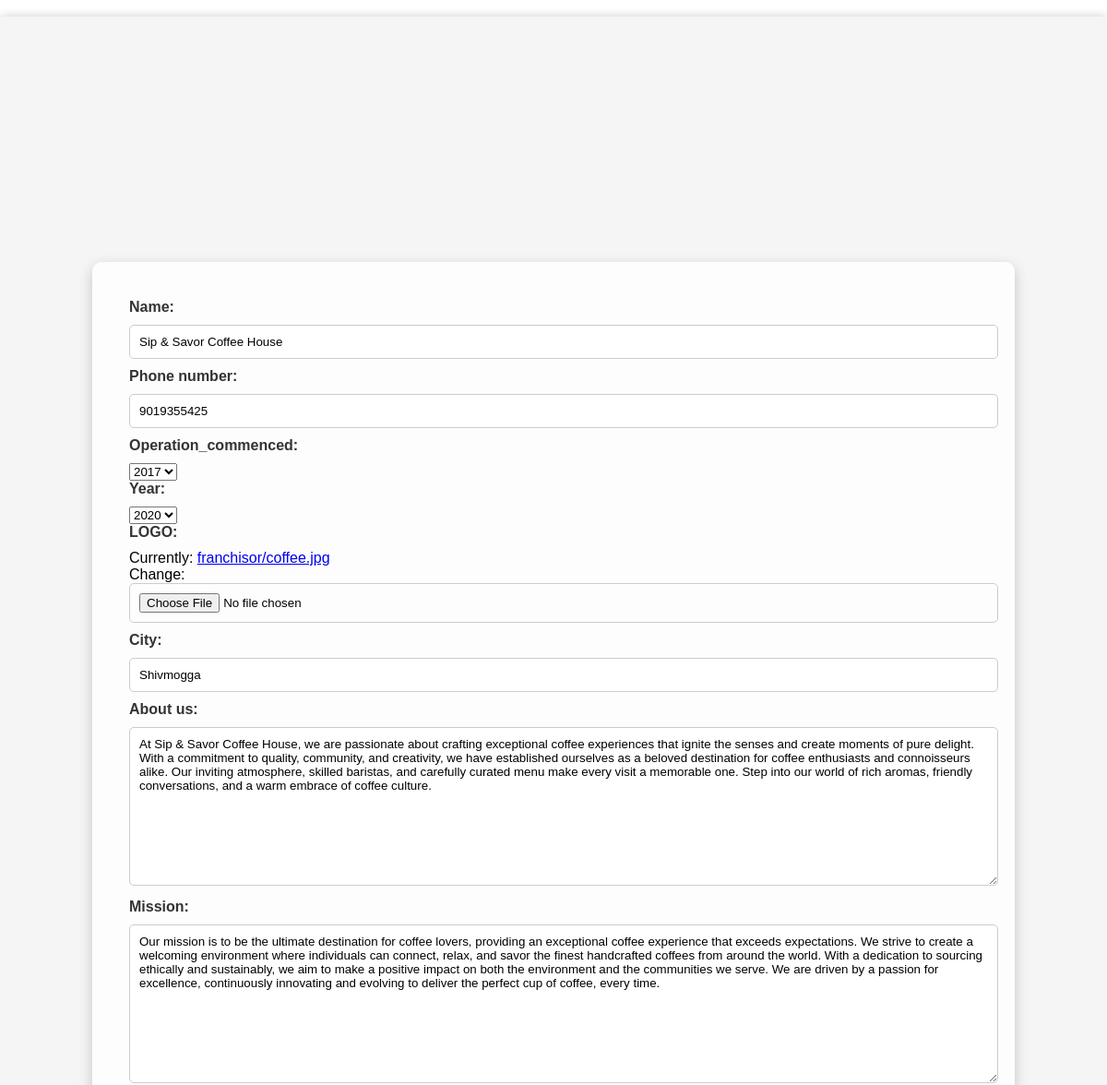
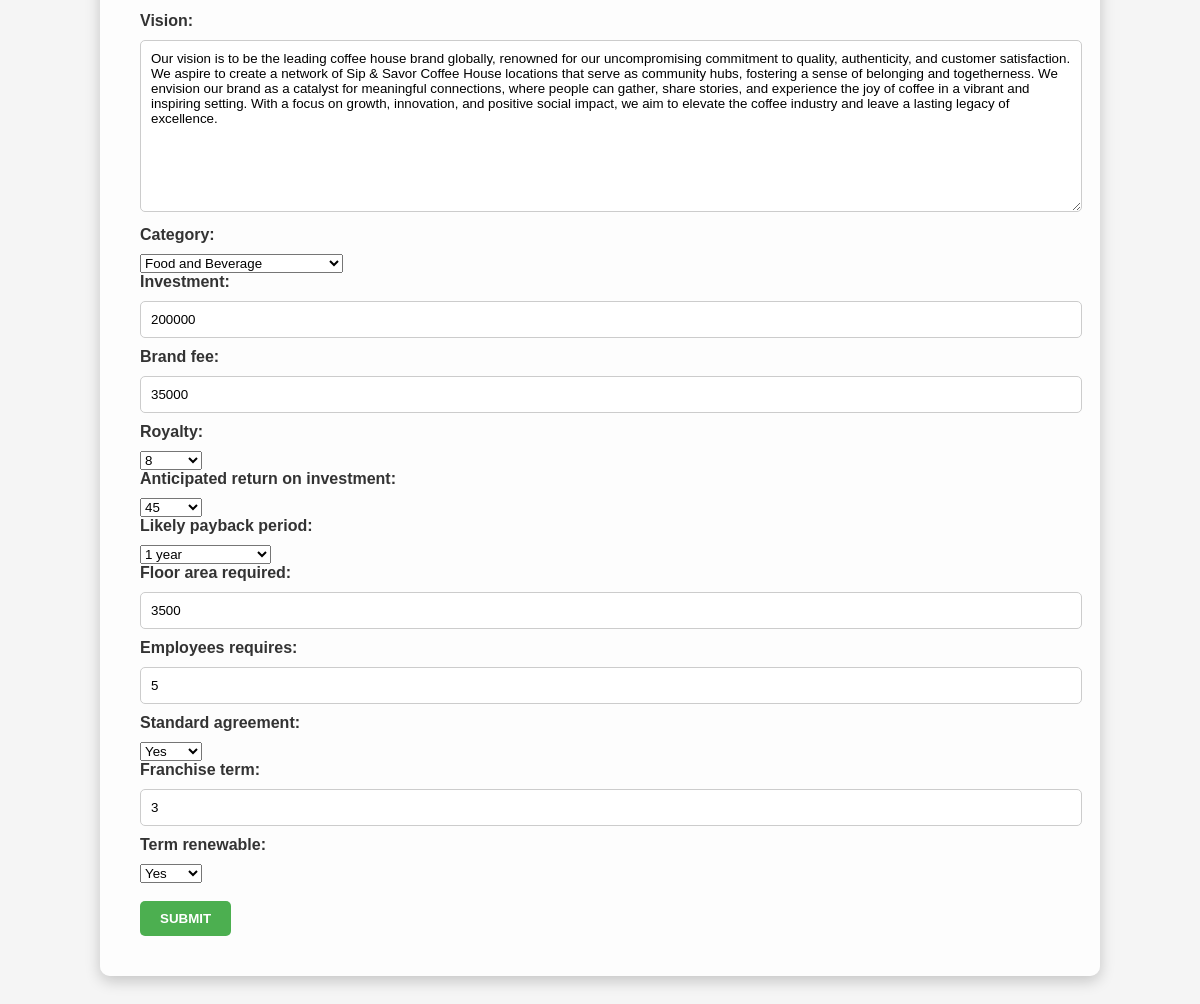
The page /profile/edit/35/ (signed in) on the database its author committed (2 pictures, top to bottom).
### franchisor/models.py (models this page shows, shortened)
class fProfile(models.Model):
    YEAR_CHOICES = [(r,r) for r in range(1960, datetime.date.today().year+1)]
    user = models.OneToOneField(User,primary_key=True,verbose_name='user',related_name='profile',on_delete=models.CASCADE)
    name = models.CharField(max_length=100)
    phone_number = models.CharField(max_length=10,null=True)
    operation_commenced = models.IntegerField(('operation_commenced'), choices=YEAR_CHOICES, default=datetime.datetime.now().year,null=True)
    franchise_commenced=models.IntegerField(('year'), choices=YEAR_CHOICES, default=datetime.datetime.now().year,null=True)
    LOGO=models.ImageField(upload_to='franchisor',null=True,default='franchisor/baymax.jpg')
    city=models.CharField(max_length=30)
    about_us=models.TextField(null=True)
    mission=models.TextField(null=True)
    vision=models.TextField(null=True)
    PERCENTAGE_CHOICES=[(r,r) for r in range(1,100)]
    CATEGORY_CHOICES=(('Automotive','Automotive'),('Beauty&Health','Beauty&Health'),('Dealers & Distributers','Dealers & Distributers'),('Education','Education'),('Fashion','Fashion'),('Food and Beverage','Food and Beverage'),('Home Decor','Home Decor'),('Home Based Business','Home Based Business'),('Hotel Travel & Tourism','Hotel Travel & Tourism'),('Retail','Retail'),('Sports,Fitness& Entertainment','Sports,Fitness& Entertainment'))
    category = models.CharField(max_length=1000, choices=CATEGORY_CHOICES,null=True)
    investment=models.IntegerField(null=True)
    brand_fee=models.IntegerField(null=True)
    royalty=models.IntegerField(null=True,choices=PERCENTAGE_CHOICES)
    PAYBACK_TIME=(('Less than a year','Less than a year'),('1 year','1 year'),('2 years','2 years'),('3 Years','3 Years'),('4 Years','4 Years'),('5 Years','5 Years'),('More than 5 Years','More than 5 Years'))
    anticipated_return_on_investment=models.IntegerField(null=True,choices=PERCENTAGE_CHOICES)
    likely_payback_period=models.CharField(null=True,choices=PAYBACK_TIME,max_length=30)
    floor_area_required=models.IntegerField(null=True)
    employees_requires=models.IntegerField(default=0)
    YES_NO=(('Yes','Yes'),('No','No'))
    standard_agreement=models.CharField(null=True,choices=YES_NO,max_length=4)
    franchise_term=models.IntegerField(null=True)
    term_renewable=models.CharField(null=True,choices=YES_NO,max_length=4)

### franchisor/views.py (the view, shortened to what this page needs)
# urls.py: path('profile/edit/<int:pk>/',ProfileEditView.as_view(), name='profile-edit'),
class ProfileEditView(LoginRequiredMixin, UserPassesTestMixin, UpdateView):
     model = fProfile
     fields = ['name','phone_number','operation_commenced','franchise_commenced','LOGO','city','about_us','mission','vision','category','investment','brand_fee','royalty','anticipated_return_on_investment','likely_payback_period','floor_area_required','employees_requires','standard_agreement','franchise_term','term_renewable']
     template_name = 'profile_edit.html'
     def test_func(self):
          profile = self.get_object()
          return self.request.user == profile.user

### templates/profile_edit.html (shortened to what this page needs)
<!DOCTYPE html>
<html lang="en">
<head>
</head>
<body>
    <br>
    <div class="container">
        <div class="form-container">
            {% block content %}
            <div class="form-content">
                <form method="POST" enctype="multipart/form-data">
                    {{form}}
                    <br>
                    <br>
                  <div>
                    <button> Submit</button>
                    </form>
                    {% endblock %}
                    </div>
                    </div>
                    </div>
                    </body>
                    </html>

### templates/profile_edit.html (style rules this page uses)
body { margin: 0; padding: 0; font-family: Arial, sans-serif; }
.container { width: 100%; height: 300vh; display: flex; align-items: center; justify-content: center; background-color: #f5f5f5; box-shadow: 0 0 10px rgba(0, 0, 0, 0.2); }
.form-container { width: 80%; background-color: rgba(255, 255, 255, 0.8); padding: 20px; box-shadow: 0 2px 4px rgba(0, 0, 0, 0.1); display: flex; flex-wrap: wrap; box-shadow: 0 5px 15px rgba(0, 0, 0, 0.2); border-radius: 10px; }
.form-content { flex: 1; padding: 20px; }
.form-content label { display: block; margin-bottom: 10px; font-weight: bold; color: #333; }
.form-content input, .form-content textarea { width: 100%; padding: 10px; border: 1px solid #ccc; border-radius: 5px; margin-bottom: 10px; font-family: Arial, sans-serif; }
.form-content button { padding: 10px 20px; background-color: #4CAF50; color: #fff; border: none; border-radius: 5px; cursor: pointer; font-family: Arial, sans-serif; font-weight: bold; text-transform: uppercase; }

### rows shown on the page
fProfile: name "Sip & Savor Coffee House", phone_number "9019355425", operation_commenced "2017", franchise_commenced "2020", city "Shivmogga", about_us "At Sip & Savor Coffee House, we are passionate about crafting exceptional coffee experiences that ignite the senses and create moments of pure delight. With a commitment to quality, community, and creativity, we have established ourselves as a beloved destination for coffee enthusiasts and connoisseurs alike. Our inviting atmosphere, skilled baristas, and carefully curated menu make every visit a memorable one. Step into our world of rich aromas, friendly conversations, and a warm embrace of coffee culture.", mission "Our mission is to be the ultimate destination for coffee lovers, providing an exceptional coffee experience that exceeds expectations. We strive to create a welcoming environment where individuals can connect, relax, and savor the finest handcrafted coffees from around the world. With a dedication to sourcing ethically and sustainably, we aim to make a positive impact on both the environment and the communities we serve. We are driven by a passion for excellence, continuously innovating and evolving to deliver the perfect cup of coffee, every time.", vision "Our vision is to be the leading coffee house brand globally, renowned for our uncompromising commitment to quality, authenticity, and customer satisfaction. We aspire to create a network of Sip & Savor Coffee House locations that serve as community hubs, fostering a sense of belonging and togetherness. We envision our brand as a catalyst for meaningful connections, where people can gather, share stories, and experience the joy of coffee in a vibrant and inspiring setting. With a focus on growth, innovation, and positive social impact, we aim to elevate the coffee industry and leave a lasting legacy of excellence.", category "Food and Beverage", investment "200000", brand_fee "35000", royalty "8", anticipated_return_on_investment "45", likely_payback_period "1 year", floor_area_required "3500", employees_requires "5", standard_agreement "Yes", franchise_term "3", term_renewable "Yes"
